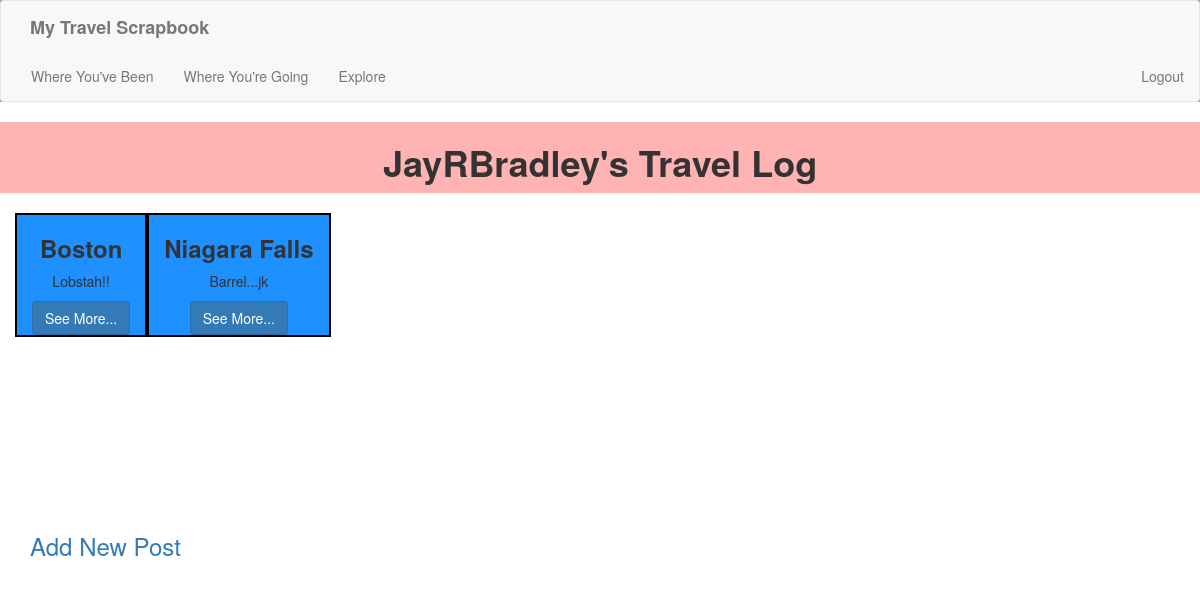
Screenshot of /beenList (signed in) with the database file from the repository.
### app/models.py (models this page shows, shortened)
class User(UserMixin, db.Model):
    id = db.Column(db.Integer, primary_key=True)
    username = db.Column(db.String(64), index=True, unique=True)
    email = db.Column(db.String(120), index=True, unique=True)
    password_hash = db.Column(db.String(128))
    countryID = db.Column(db.Integer, db.ForeignKey('country.id'), nullable=False)
    post = db.relationship('Post', backref='User', lazy='dynamic')

class Post(db.Model):
    id = db.Column(db.Integer, primary_key=True)
    type = db.Column(db.String(64))
    blog = db.Column(db.String(64), index=True)
    StartDate = db.Column(db.DateTime())
    EndDate = db.Column(db.DateTime())
    cityID = db.Column(db.Integer, db.ForeignKey('city.id'), nullable=False)
    userID = db.Column(db.Integer, db.ForeignKey('user.id'), nullable=False)

class City(db.Model):
    id = db.Column(db.Integer, primary_key=True)
    countryID = db.Column(db.Integer, db.ForeignKey("country.id"))
    name = db.Column(db.String(64), index=True)
    post = db.relationship("Post", backref="City", lazy="dynamic")

### app/routes.py (the view)
@app.route('/beenList', methods=['GET', 'POST'])
@login_required
def beenList():
    posts = Post.query.filter_by(type=1,userID=current_user.id)
    return render_template('beenList.html', title='Been List', user=current_user, posts=posts)

### app/models.py (called while the page is built)
@login.user_loader
def load_user(id):
    return User.query.get(int(id))

### app/templates/beenList.html
{% extends "base.html" %}
{% import 'bootstrap/wtf.html' as wtf %}
{% block content %}
<section style="background:#ffb3b3">
    <div class="container-fluid">
        <div class="row">
            <div class="col-12">
                <h1 class="text-center"><b> {{user.username}}'s Travel Log</b></h1>
            </div>
        </div>
    </div>
</section>
<br>
<div class="container-fluid">
    <div class="row">
        <div class="col-sm-4 col-lg-12">
            {% for post in posts %}
            <div class="card text-center" style="float:left;height:300px">
                <div class="card-body table-bordered container-fluid" style="background-color: dodgerblue; border-width:2px;border-color:black">
                    <h3 class="card-title text-center"><b>{{post.City.name}}</b></h3>
                    <p class="card-text text-center">{{post.blog}}</p>
                    <a href="beenPost/{{post.id}}" class="btn btn-primary">See More...</a>
                </div>
            </div>
            {% endfor %}
        </div>
    </div>
</div>
<div class="container">
    <div class="row">
        <div class="col-sm-4">
            <h3><a href="/beenNew">Add New Post</a></h3>
        </div>
    </div>
</div>
{% endblock %}

### rows the page displays
User: username "JayRBradley"
Post: City.name "Boston", blog "Lobstah!!"
Post: City.name "Niagara Falls", blog "Barrel...jk"
